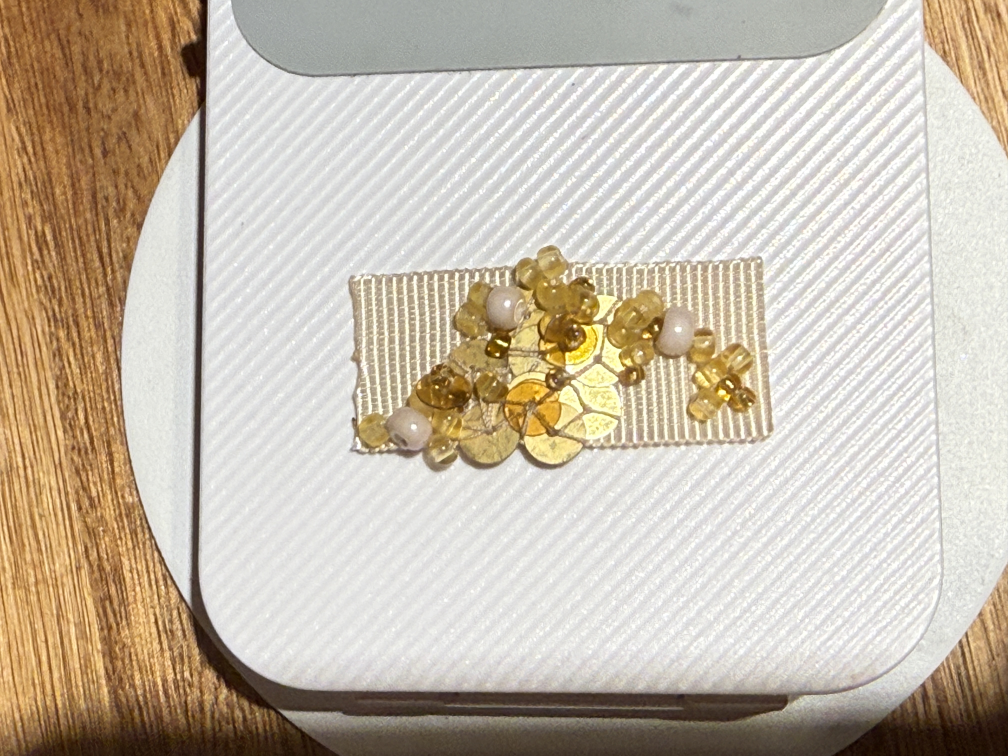
#> input picture piezas/IMG_6641.JPG, 4032 x 3024 px (shown at 1/4 size); its folder holds only this picture in this run
$ python armar-signature.py
#> lines starting #> are read from the running program, lines starting #| are printed output that depends on the picture
#!/usr/bin/env python3
"""
Tesi Studio — Armador de Signature (6x3 grilla sobre pan de oro)

USO:
  1. Poné las 18 fotos de piezas individuales en la carpeta "piezas/"
     (las ordena alfabéticamente: fila 1 = primeras 6, fila 2 = siguientes 6, fila 3 = últimas 6)
  2. Corré: python3 armar-signature.py
  3. El resultado se guarda como "signature-composicion.png"

Las piezas se recortan al centro y se ponen sobre un fondo dorado con marco acrílico.
"""

from PIL import Image, ImageDraw, ImageFilter
import os
import glob
import sys

# === CONFIGURACIÓN ===
COLS = 6
ROWS = 3
TOTAL_PIECES = COLS * ROWS  # 18

# Tamaño final del canvas (px) — proporcional a 180x90cm → ratio 2:1
CANVAS_W = 3600
CANVAS_H = 1800

# Marco acrílico (borde transparente alrededor)
FRAME_BORDER = 40  # px de marco acrílico
FRAME_COLOR = (240, 240, 240, 200)  # gris muy claro, semi-transparente

# Área interior (donde va el oro + piezas)
INNER_W = CANVAS_W - (FRAME_BORDER * 2)
INNER_H = CANVAS_H - (FRAME_BORDER * 2)

# Márgenes del oro al borde de las piezas
MARGIN_X = int(INNER_W * 0.06)  # margen lateral
MARGIN_Y = int(INNER_H * 0.08)  # margen superior/inferior
GAP_X = int(INNER_W * 0.04)     # espacio entre columnas
GAP_Y = int(INNER_H * 0.06)     # espacio entre filas

# Tamaño de cada pieza en la grilla
PIECE_W = (INNER_W - 2 * MARGIN_X - (COLS - 1) * GAP_X) // COLS
PIECE_H = (INNER_H - 2 * MARGIN_Y - (ROWS - 1) * GAP_Y) // ROWS

# Color del fondo de oro (base, antes de textura)
GOLD_BASE = (205, 175, 100)
GOLD_LIGHT = (235, 210, 140)
GOLD_DARK = (180, 150, 70)

# Carpeta de piezas
PIECES_DIR = os.path.join(os.path.dirname(os.path.abspath(__file__)), "piezas")
OUTPUT_FILE = os.path.join(os.path.dirname(os.path.abspath(__file__)), "signature-composicion.png")
OUTPUT_WHITE_BG = os.path.join(os.path.dirname(os.path.abspath(__file__)), "signature-producto-fondo-blanco.png")


def create_gold_background(w, h):
    """Crea un fondo dorado con textura tipo pan de oro."""
    import random
    random.seed(42)

    img = Image.new('RGB', (w, h), GOLD_BASE)
    draw = ImageDraw.Draw(img)

    # Variaciones de tono para simular hojas de oro
    block_size = w // 4
    for by in range(0, h, block_size):
        for bx in range(0, w, block_size):
            # Cada bloque tiene un tono ligeramente distinto (simula hojas individuales de oro)
            r_offset = random.randint(-15, 15)
            g_offset = random.randint(-12, 12)
            b_offset = random.randint(-8, 8)
            color = (
                max(0, min(255, GOLD_BASE[0] + r_offset)),
                max(0, min(255, GOLD_BASE[1] + g_offset)),
                max(0, min(255, GOLD_BASE[2] + b_offset))
            )
            draw.rectangle([bx, by, bx + block_size, by + block_size], fill=color)

            # Líneas de unión entre hojas de oro
            if bx > 0:
                line_color = (GOLD_DARK[0], GOLD_DARK[1], GOLD_DARK[2])
                draw.line([(bx, by), (bx, by + block_size)], fill=line_color, width=2)
            if by > 0:
                line_color = (GOLD_DARK[0], GOLD_DARK[1], GOLD_DARK[2])
                draw.line([(bx, by), (bx + block_size, by)], fill=line_color, width=2)

    # Reflejos sutiles
    for _ in range(30):
        rx = random.randint(0, w)
        ry = random.randint(0, h)
        rw = random.randint(50, 200)
        rh = random.randint(20, 60)
        highlight = Image.new('RGBA', (rw, rh), (*GOLD_LIGHT, 40))
        img.paste(Image.alpha_composite(
            img.crop((rx, ry, min(rx+rw, w), min(ry+rh, h))).convert('RGBA'),
            highlight.crop((0, 0, min(rw, w-rx), min(rh, h-ry)))
        ).convert('RGB'), (rx, ry))

    # Suavizar un poco
    img = img.filter(ImageFilter.GaussianBlur(radius=1.5))

    return img


def process_piece(img_path, target_w, target_h):
    """Carga una pieza, la recorta al centro y redimensiona."""
    img = Image.open(img_path).convert('RGBA')

    # Calcular crop centrado para mantener la proporción del target
    src_ratio = img.width / img.height
    tgt_ratio = target_w / target_h

    if src_ratio > tgt_ratio:
        # Imagen más ancha: recortar lados
        new_w = int(img.height * tgt_ratio)
        offset = (img.width - new_w) // 2
        img = img.crop((offset, 0, offset + new_w, img.height))
    else:
        # Imagen más alta: recortar arriba/abajo
        new_h = int(img.width / tgt_ratio)
        offset = (img.height - new_h) // 2
        img = img.crop((0, offset, img.width, offset + new_h))

    # Redimensionar
    img = img.resize((target_w, target_h), Image.LANCZOS)

    return img


def add_soft_shadow(canvas, x, y, w, h, offset=4, blur=6, opacity=60):
    """Agrega una sombra suave detrás de una pieza."""
    shadow = Image.new('RGBA', canvas.size, (0, 0, 0, 0))
    shadow_draw = ImageDraw.Draw(shadow)
    shadow_draw.rectangle(
        [x + offset, y + offset, x + w + offset, y + h + offset],
        fill=(0, 0, 0, opacity)
    )
    shadow = shadow.filter(ImageFilter.GaussianBlur(radius=blur))
    canvas = Image.alpha_composite(canvas, shadow)
    return canvas


def main():
    # Buscar piezas
    if not os.path.exists(PIECES_DIR):
        os.makedirs(PIECES_DIR)
        print(f"\n📁 Creé la carpeta '{PIECES_DIR}'")
        print(f"   Poné ahí las 18 fotos de las piezas y volvé a correr el script.")
        print(f"   Se ordenan alfabéticamente: las primeras 6 = fila 1, etc.\n")
        sys.exit(0)

    extensions = ['*.jpg', '*.jpeg', '*.png', '*.webp', '*.JPG', '*.JPEG', '*.PNG']
    piece_files = []
    for ext in extensions:
        piece_files.extend(glob.glob(os.path.join(PIECES_DIR, ext)))
    piece_files.sort()

    if len(piece_files) == 0:
        print(f"\n❌ No encontré imágenes en '{PIECES_DIR}'")
        print(f"   Poné las 18 fotos ahí y volvé a correr.\n")
        sys.exit(1)

    if len(piece_files) < TOTAL_PIECES:
        print(f"\n⚠️  Encontré {len(piece_files)} piezas, necesito {TOTAL_PIECES}.")
        print(f"   Voy a repetir las que tengo para llenar la grilla.\n")
        while len(piece_files) < TOTAL_PIECES:
            piece_files.append(piece_files[len(piece_files) % len(piece_files)])

    piece_files = piece_files[:TOTAL_PIECES]

    print(f"\n🎨 Armando Signature con {TOTAL_PIECES} piezas...")
    print(f"   Canvas: {CANVAS_W}x{CANVAS_H}px")
    print(f"   Pieza: {PIECE_W}x{PIECE_H}px")
    print(f"   Grilla: {COLS}x{ROWS}\n")

    for i, f in enumerate(piece_files):
        row = i // COLS + 1
        col = i % COLS + 1
        print(f"   [{row},{col}] {os.path.basename(f)}")

    # 1. Crear fondo dorado
    print(f"\n✨ Creando fondo de pan de oro...")
    gold_bg = create_gold_background(INNER_W, INNER_H)
#> the loop in create_gold_background, `for _ in range(30):` made 30 passes
#> pass 1, in create_gold_background, `highlight = Image.new('RGBA', (rw, rh), (*GOLD_LIGHT, 40))`:
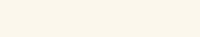
#> highlight: PIL image 200x37 RGBA; mean R, G, B, A 235, 210, 140, 40; transparent parts drawn white

    # 2. Crear canvas con marco acrílico
    canvas = Image.new('RGBA', (CANVAS_W, CANVAS_H), (255, 255, 255, 0))

    # Marco acrílico (rectángulo semi-transparente)
    frame = Image.new('RGBA', (CANVAS_W, CANVAS_H), FRAME_COLOR)
    # Recortar interior del marco
    frame_draw = ImageDraw.Draw(frame)
    frame_draw.rectangle(
        [FRAME_BORDER, FRAME_BORDER, CANVAS_W - FRAME_BORDER, CANVAS_H - FRAME_BORDER],
        fill=(0, 0, 0, 0)
    )

    # Pegar fondo dorado
    canvas.paste(gold_bg, (FRAME_BORDER, FRAME_BORDER))

    # Convertir a RGBA para composición
    canvas = canvas.convert('RGBA')

    # 3. Colocar piezas
    print(f"🧵 Colocando piezas en la grilla...")
    for i, piece_path in enumerate(piece_files):
        row = i // COLS
        col = i % COLS

        x = FRAME_BORDER + MARGIN_X + col * (PIECE_W + GAP_X)
        y = FRAME_BORDER + MARGIN_Y + row * (PIECE_H + GAP_Y)

        # Sombra suave
        canvas = add_soft_shadow(canvas, x, y, PIECE_W, PIECE_H)
#> in add_soft_shadow, `shadow = Image.new('RGBA', canvas.size, (0, 0, 0, 0))`: shadow: PIL image 3600x1800 RGBA; every value is 0
#> in add_soft_shadow, `shadow = shadow.filter(ImageFilter.GaussianBlur(radius=blur))`:
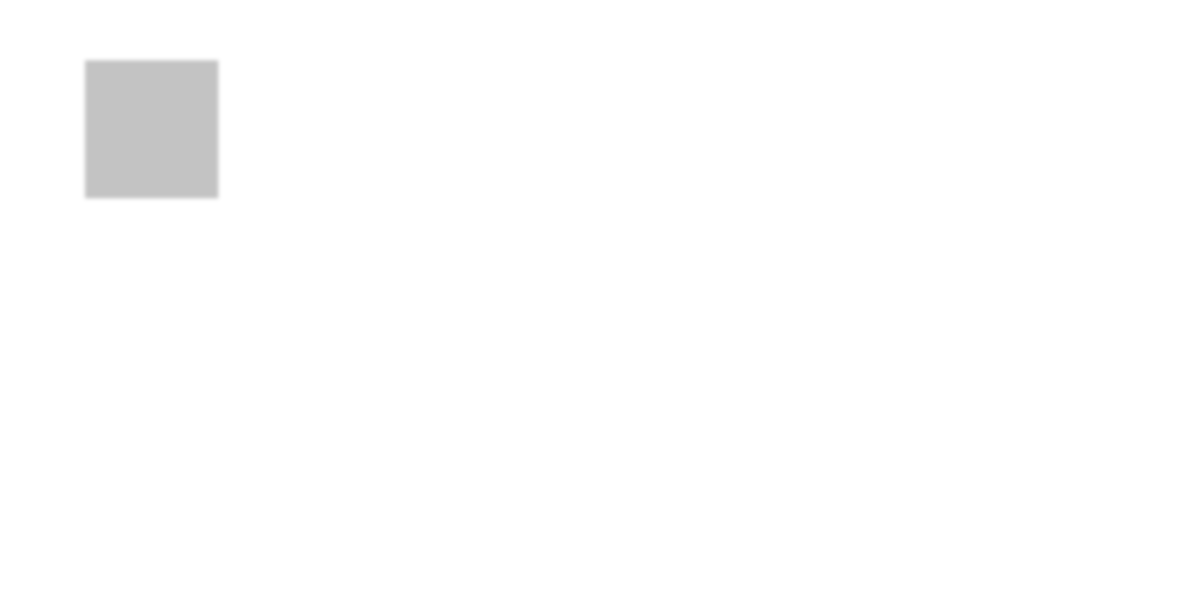
#> shadow: PIL image 3600x1800 RGBA (shown at 1/3 size); mean R, G, B, A 0, 0, 0, 1.5; transparent parts drawn white

        # Pieza
        piece_img = process_piece(piece_path, PIECE_W, PIECE_H)
#> in process_piece, `img = img.resize((target_w, target_h), Image.LANCZOS)`:
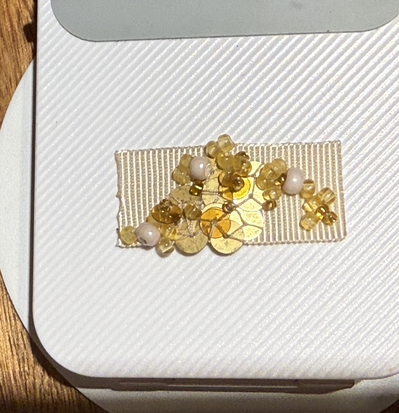
#> img: PIL image 399x413 RGBA; mean R, G, B, A 200.7, 194.6, 183.6, 255
        canvas.paste(piece_img, (x, y), piece_img)
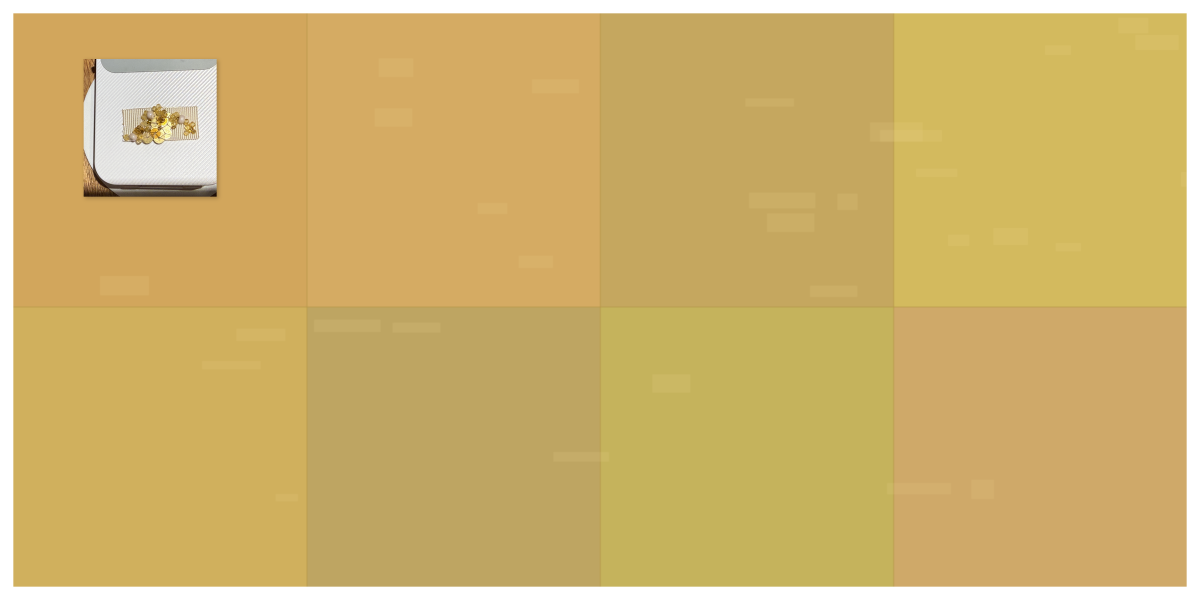
#> canvas: PIL image 3600x1800 RGBA (shown at 1/3 size); mean R, G, B, A 207.3, 178.6, 108.8, 238.3; transparent parts drawn white

    # 4. Agregar marco acrílico encima
    canvas = Image.alpha_composite(canvas, frame)
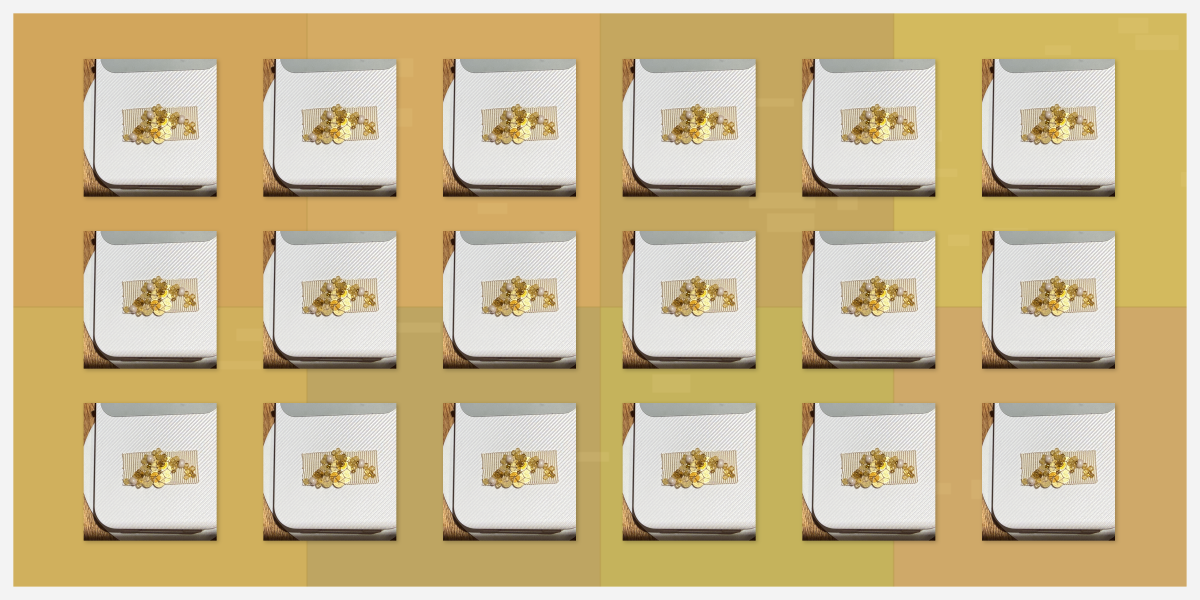
#> canvas: PIL image 3600x1800 RGBA (shown at 1/3 size); mean R, G, B, A 204.5, 186.6, 145.3, 251.2; transparent parts drawn white

    # 5. Guardar composición (fondo transparente para flexibilidad)
    canvas.save(OUTPUT_FILE, 'PNG', quality=95)
    print(f"\n✅ Guardado: {OUTPUT_FILE}")

    # 6. Versión con fondo blanco (para producto)
    white_bg = Image.new('RGBA', (CANVAS_W + 200, CANVAS_H + 200), (255, 255, 255, 255))
#> white_bg: PIL image 3800x2000 RGBA; every value is 255
    # Sombra del marco completo
    shadow_full = Image.new('RGBA', white_bg.size, (0, 0, 0, 0))
#> shadow_full: PIL image 3800x2000 RGBA; every value is 0
    shadow_draw = ImageDraw.Draw(shadow_full)
    shadow_draw.rectangle(
        [100 + 6, 100 + 6, 100 + CANVAS_W + 6, 100 + CANVAS_H + 6],
        fill=(0, 0, 0, 40)
    )
    shadow_full = shadow_full.filter(ImageFilter.GaussianBlur(radius=10))
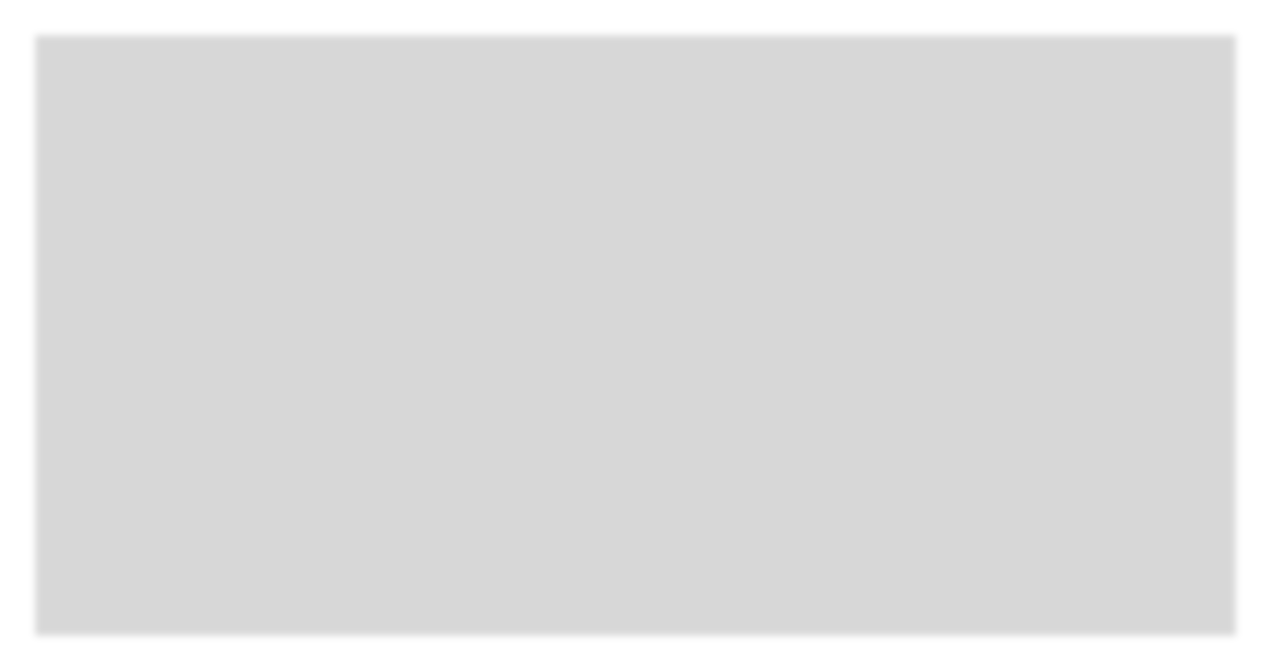
#> shadow_full: PIL image 3800x2000 RGBA (shown at 1/3 size); mean R, G, B, A 0, 0, 0, 34.1; transparent parts drawn white
    white_bg = Image.alpha_composite(white_bg, shadow_full)
    white_bg.paste(canvas, (100, 100), canvas)
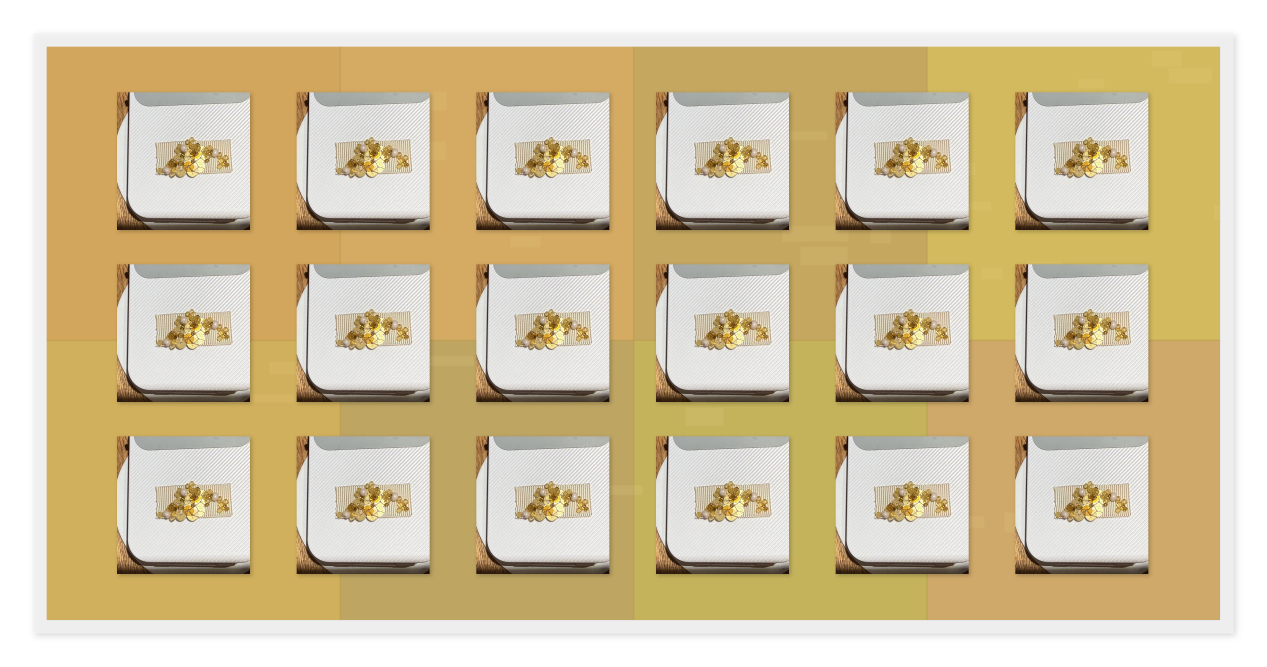
#> white_bg: PIL image 3800x2000 RGBA (shown at 1/3 size); mean R, G, B, A 211.4, 196.1, 160.9, 252.6; transparent parts drawn white
    white_bg.save(OUTPUT_WHITE_BG, 'PNG', quality=95)
    print(f"✅ Versión fondo blanco: {OUTPUT_WHITE_BG}")

    print(f"\n🎉 Listo! Usá 'signature-producto-fondo-blanco.png' para el Shot 4 (comedor).\n")


if __name__ == '__main__':
    main()
